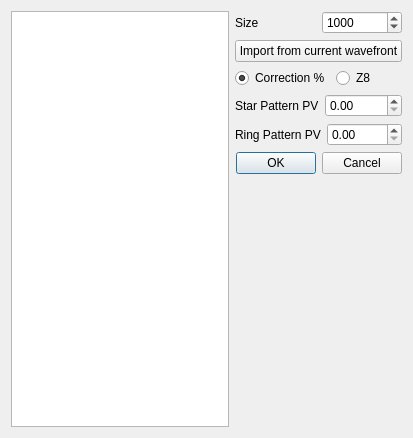
<?xml version="1.0" encoding="UTF-8"?>
<ui version="4.0">
 <class>simIgramDlg</class>
 <widget class="QDialog" name="simIgramDlg">
  <property name="geometry">
   <rect>
    <x>0</x>
    <y>0</y>
    <width>413</width>
    <height>438</height>
   </rect>
  </property>
  <property name="windowTitle">
   <string>Wavefront values</string>
  </property>
  <property name="whatsThis">
   <string>&lt;html&gt;&lt;head/&gt;&lt;body&gt;&lt;p&gt;This will create a interferogram or wavefront using these values and values from the mirror configuration.&lt;/p&gt;&lt;/body&gt;&lt;/html&gt;</string>
  </property>
  <layout class="QHBoxLayout" name="horizontalLayout_5">
   <item>
    <widget class="QTableView" name="tableView"/>
   </item>
   <item>
    <layout class="QVBoxLayout" name="verticalLayout">
     <item>
      <layout class="QHBoxLayout" name="horizontalLayout_4">
       <item>
        <widget class="QLabel" name="label_10">
         <property name="text">
          <string>Size</string>
         </property>
        </widget>
       </item>
       <item>
        <widget class="QSpinBox" name="sizeSB">
         <property name="toolTip">
          <string>&lt;html&gt;&lt;head/&gt;&lt;body&gt;&lt;p&gt;Size in pixels of the output interferogram or wavefront.&lt;/p&gt;&lt;/body&gt;&lt;/html&gt;</string>
         </property>
         <property name="minimum">
          <number>2</number>
         </property>
         <property name="maximum">
          <number>4000</number>
         </property>
         <property name="singleStep">
          <number>100</number>
         </property>
         <property name="value">
          <number>1000</number>
         </property>
        </widget>
       </item>
      </layout>
     </item>
     <item>
      <widget class="QPushButton" name="importPb">
       <property name="text">
        <string>Import from current wavefront</string>
       </property>
      </widget>
     </item>
     <item>
      <layout class="QHBoxLayout" name="horizontalLayout">
       <item>
        <widget class="QRadioButton" name="correctionPb">
         <property name="toolTip">
          <string>&lt;html&gt;&lt;head/&gt;&lt;body&gt;&lt;p&gt;Change the meaning of the Z8 term to be % of correction (0,100)&lt;/p&gt;&lt;p&gt;The Z8 term will be a percentage of Artificial Spherical Null.&lt;/p&gt;&lt;/body&gt;&lt;/html&gt;</string>
         </property>
         <property name="text">
          <string>Correction %</string>
         </property>
         <property name="checked">
          <bool>true</bool>
         </property>
        </widget>
       </item>
       <item>
        <widget class="QRadioButton" name="Z8Pb">
         <property name="toolTip">
          <string>Z8 term is Zernike SA value</string>
         </property>
         <property name="text">
          <string>Z8</string>
         </property>
        </widget>
       </item>
      </layout>
     </item>
     <item>
      <layout class="QHBoxLayout" name="horizontalLayout_2">
       <item>
        <widget class="QLabel" name="label_7">
         <property name="text">
          <string>Star Pattern PV</string>
         </property>
        </widget>
       </item>
       <item>
        <widget class="QDoubleSpinBox" name="starPatternSb">
         <property name="toolTip">
          <string>PV waves</string>
         </property>
        </widget>
       </item>
      </layout>
     </item>
     <item>
      <layout class="QHBoxLayout" name="horizontalLayout_3">
       <item>
        <widget class="QLabel" name="label_8">
         <property name="text">
          <string>Ring Pattern PV</string>
         </property>
        </widget>
       </item>
       <item>
        <widget class="QDoubleSpinBox" name="ringPatterSb">
         <property name="toolTip">
          <string>PV Waves</string>
         </property>
        </widget>
       </item>
      </layout>
     </item>
     <item>
      <widget class="QDialogButtonBox" name="buttonBox">
       <property name="orientation">
        <enum>Qt::Horizontal</enum>
       </property>
       <property name="standardButtons">
        <set>QDialogButtonBox::Cancel|QDialogButtonBox::Ok</set>
       </property>
      </widget>
     </item>
     <item>
      <spacer name="verticalSpacer">
       <property name="orientation">
        <enum>Qt::Vertical</enum>
       </property>
       <property name="sizeHint" stdset="0">
        <size>
         <width>20</width>
         <height>40</height>
        </size>
       </property>
      </spacer>
     </item>
    </layout>
   </item>
  </layout>
 </widget>
 <resources/>
 <connections>
  <connection>
   <sender>buttonBox</sender>
   <signal>accepted()</signal>
   <receiver>simIgramDlg</receiver>
   <slot>accept()</slot>
   <hints>
    <hint type="sourcelabel">
     <x>248</x>
     <y>254</y>
    </hint>
    <hint type="destinationlabel">
     <x>157</x>
     <y>274</y>
    </hint>
   </hints>
  </connection>
  <connection>
   <sender>buttonBox</sender>
   <signal>rejected()</signal>
   <receiver>simIgramDlg</receiver>
   <slot>reject()</slot>
   <hints>
    <hint type="sourcelabel">
     <x>316</x>
     <y>260</y>
    </hint>
    <hint type="destinationlabel">
     <x>286</x>
     <y>274</y>
    </hint>
   </hints>
  </connection>
 </connections>
</ui>
